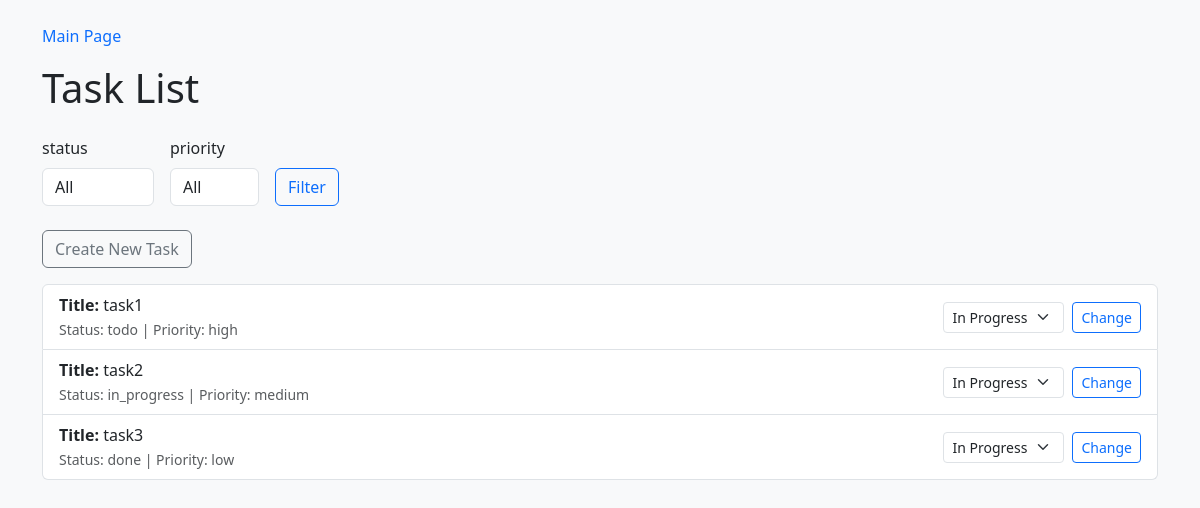
/, run on an earlier commit of the app's database.
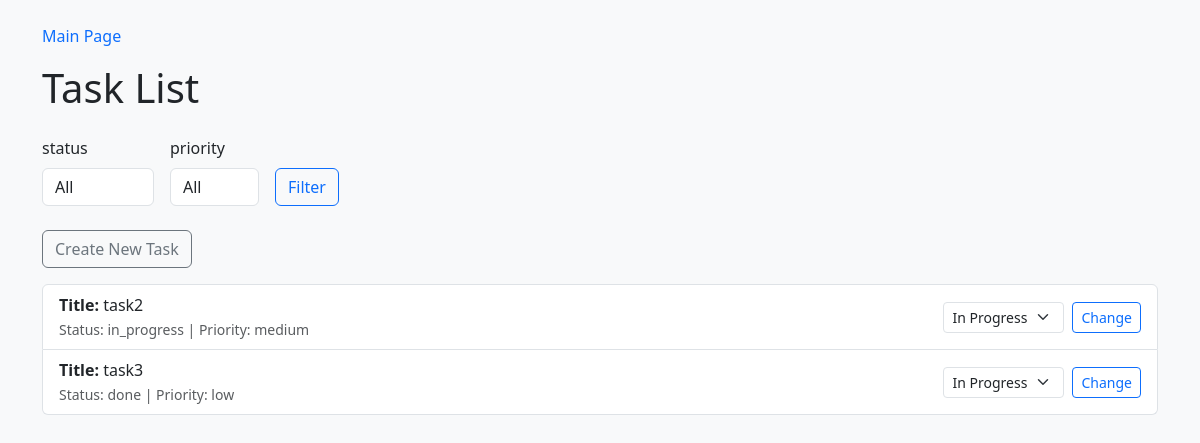
And on a later commit of the database.
### TasksApp/models.py (models this page shows, shortened)
class Task(models.Model):
    priority_choices = [('low','Low'),('medium','Medium'),('high','High')]
    status_choices = [('todo','To do'),('in_progress','In progress'),('done','Completed')]
    title = models.CharField(max_length=100)
    description = models.TextField()
    status = models.CharField(max_length=50,choices=status_choices)
    priority = models.CharField(max_length=50,choices=priority_choices)
    deadline = models.DateField(null=True,blank=True)
    creator = models.ForeignKey(User,on_delete=models.CASCADE)

### TasksApp/views.py (the view)
# urls.py: path('',views.TaskListViews.as_view(),name='TaskList'),
class TaskListViews(ListView):
    model = Task
    template_name = 'TaskList.html'
    context_object_name = 'tasks'
    def get_context_data(self, **kwargs):
        context = super().get_context_data(**kwargs)
        context['form'] = TaskFilterForm(self.request.GET)
        return context
    def get_queryset(self):
        queryset = super().get_queryset()
        status = self.request.GET.get('status','')
        priority = self.request.GET.get('priority','')
        if status:
            queryset = queryset.filter(status=status)
        if priority:
            queryset = queryset.filter(priority=priority)
        return queryset

### TasksApp/forms.py
class TaskFilterForm(forms.Form):
    priority_choices = [('','All'),('low','Low'),('medium','Medium'),('high','High')]
    status_choices = [('','All'),('todo','To do'),('in_progress','In progress'),('done','Completed')]
    priority = forms.ChoiceField(choices=priority_choices,required=True,label='priority')
    status = forms.ChoiceField(choices=status_choices,required=True,label='status')
    def __init__(self, *args, **kwargs):
        super(TaskFilterForm, self).__init__(*args, **kwargs)
        self.fields["status"].widget.attrs.update({"class": "form-control"})
        self.fields["priority"].widget.attrs.update({"class": "form-control"})

### templates/TaskList.html (shortened to what this page needs)
<!DOCTYPE html>
<html lang="en">
<head>
    <link href="https://cdn.jsdelivr.net/npm/bootstrap@5.3.7/dist/css/bootstrap.min.css" rel="stylesheet">
</head>
<body class="bg-light text-dark py-4">
    <div class="container">
        <nav class="mb-3">
            <a href="{% url 'TaskList' %}" class="text-decoration-none text-primary">Main Page</a>
        </nav>
        <h1 class="mb-4">Task List</h1>
        <form method="get" class="row g-3 align-items-end mb-4">
            <div class="col-auto">
                <label class="form-label">{{ form.status.label }}</label>
                {{ form.status }}
            </div>
            <div class="col-auto">
                <label class="form-label">{{ form.priority.label }}</label>
                {{ form.priority }}
            </div>
            <div class="col-auto">
                <button type="submit" class="btn btn-outline-primary">Filter</button>
            </div>
        </form>
        <p>
            <a href="{% url 'TaskCreate' %}" class="btn btn-outline-secondary">Create New Task</a>
        </p>
        <ul class="list-group mb-4">
            {% for task in tasks %}
            <li class="list-group-item">
                <div class="d-flex justify-content-between align-items-center">
                    <div>
                        <strong>Title:</strong> <a href="{% url 'TaskDetail' task.id %}" class="text-decoration-none text-dark">{{ task.title }}</a><br>
                        <small class="text-muted">Status: {{ task.status }} | Priority: {{ task.priority }}</small>
                    </div>
                    <form method="post" action="{% url 'ChangeStatus' task.pk %}" class="d-flex align-items-center gap-2">
                        <select name="status_choices" class="form-select form-select-sm">
                            <option value="in progress">In Progress</option>
                        </select>
                        <button type="submit" class="btn btn-sm btn-outline-primary">Change</button>
                    </form>
                </div>
            </li>
            {% endfor %}
        </ul>
    </div>
</body>
</html>

What changed in the data, as far as the page shows it:
removed Task: title "task1", status "todo", priority "high"
